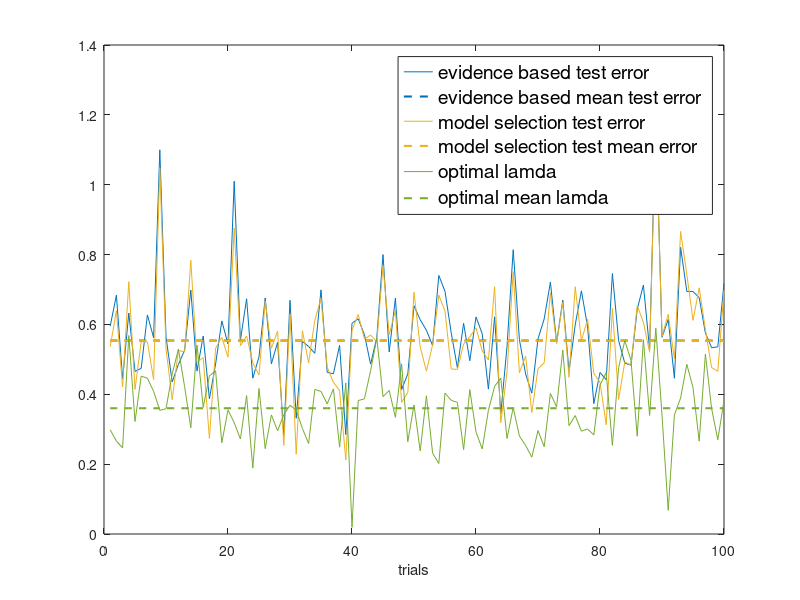

This chart was generated by the following MATLAB code: (Note: this script raises an error after producing the figure.)
clear;
error5 = zeros(1,100);
for j=1:100
    error5(j)= normrnd(0.55,0.1);
end
meanError5 = mean(error5);
error5(9) = 1.1;
error5(21) = 1.01;
error5(45) = 0.8;
error5(89) = 1.2;

rng(5);
opterror = zeros(1,100);
for j=1:100
    opterror(j)= 0.95*error5(j) + normrnd(0,0.06);
end
meanoptError = mean(opterror);

rng(8);
width = zeros(1,100);
for j=1:100
    width(j)= normrnd(0.35,0.1);
end
meanwidth = mean(width);

c = colormap(lines);
figure('Color',[1 1 1]);
plot(1:100', error5, 1:100' , meanError5 *ones(100,1),'--','LineWidth', 1.5,'Color',c(1,:));
hold on
plot(1:100', opterror, 1:100' , meanoptError *ones(100,1),'--','LineWidth', 1.5,'Color',c(3,:));
hold on
plot(1:100', width, 1:100' , meanwidth *ones(100,1),'--','LineWidth', 1.5,'Color',c(5,:));
hold off
xlabel('trials');
l= legend('evidence based test error','evidence based mean test error','model selection test error', ...
    'model selection test mean error','optimal lamda','optimal mean lamda');
set(l,'FontSize',14);
l.FontWeight='bold';
